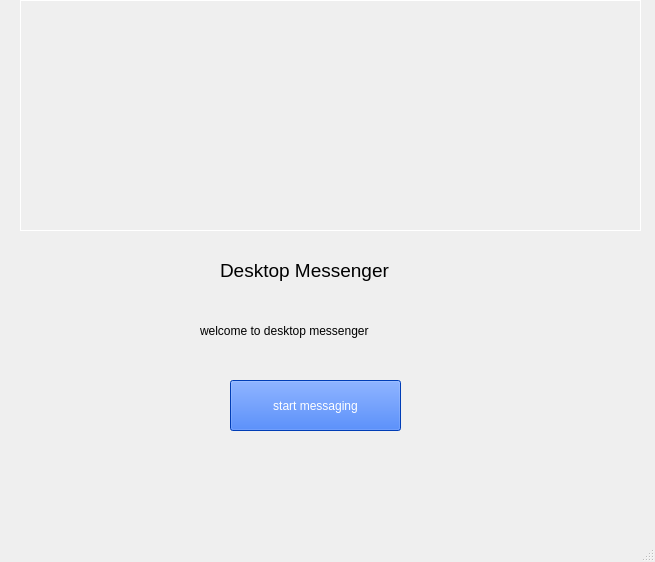
<?xml version="1.0" encoding="UTF-8"?>
<ui version="4.0">
 <class>Page1</class>
 <widget class="QMainWindow" name="Page1">
  <property name="geometry">
   <rect>
    <x>0</x>
    <y>0</y>
    <width>655</width>
    <height>562</height>
   </rect>
  </property>
  <property name="windowTitle">
   <string>Page1</string>
  </property>
  <property name="styleSheet">
   <string notr="true">color: rgb(255, 255, 255);</string>
  </property>
  <widget class="QWidget" name="centralwidget">
   <widget class="QLabel" name="label">
    <property name="geometry">
     <rect>
      <x>20</x>
      <y>0</y>
      <width>621</width>
      <height>231</height>
     </rect>
    </property>
    <property name="styleSheet">
     <string notr="true">border-image: url(:/new/prefix2/facebook-messenger-blue-logo-4k-blue-neon-lights-creative-blue-abstract-background (1).jpeg);</string>
    </property>
    <property name="frameShape">
     <enum>QFrame::Box</enum>
    </property>
    <property name="text">
     <string/>
    </property>
   </widget>
   <widget class="QLabel" name="label_2">
    <property name="geometry">
     <rect>
      <x>220</x>
      <y>230</y>
      <width>201</width>
      <height>81</height>
     </rect>
    </property>
    <property name="font">
     <font>
      <family>MS Shell Dlg 2</family>
      <pointsize>14</pointsize>
      <weight>50</weight>
      <italic>false</italic>
      <bold>false</bold>
     </font>
    </property>
    <property name="styleSheet">
     <string notr="true">color: rgb(0, 0, 0);
font: 14pt &quot;MS Shell Dlg 2&quot;;</string>
    </property>
    <property name="text">
     <string>Desktop Messenger</string>
    </property>
   </widget>
   <widget class="QLabel" name="label_3">
    <property name="geometry">
     <rect>
      <x>200</x>
      <y>300</y>
      <width>251</width>
      <height>61</height>
     </rect>
    </property>
    <property name="styleSheet">
     <string notr="true">color: rgb(0, 0, 0);
font: 10pt &quot;MS Shell Dlg 2&quot;;</string>
    </property>
    <property name="text">
     <string>welcome to desktop messenger</string>
    </property>
   </widget>
   <widget class="QPushButton" name="pushButton">
    <property name="geometry">
     <rect>
      <x>230</x>
      <y>380</y>
      <width>171</width>
      <height>51</height>
     </rect>
    </property>
    <property name="styleSheet">
     <string notr="true">background-color: rgb(0, 85, 255);
</string>
    </property>
    <property name="text">
     <string>start messaging</string>
    </property>
   </widget>
  </widget>
  <widget class="QMenuBar" name="menubar">
   <property name="geometry">
    <rect>
     <x>0</x>
     <y>0</y>
     <width>655</width>
     <height>26</height>
    </rect>
   </property>
  </widget>
  <widget class="QStatusBar" name="statusbar"/>
 </widget>
 <resources/>
 <connections/>
</ui>
